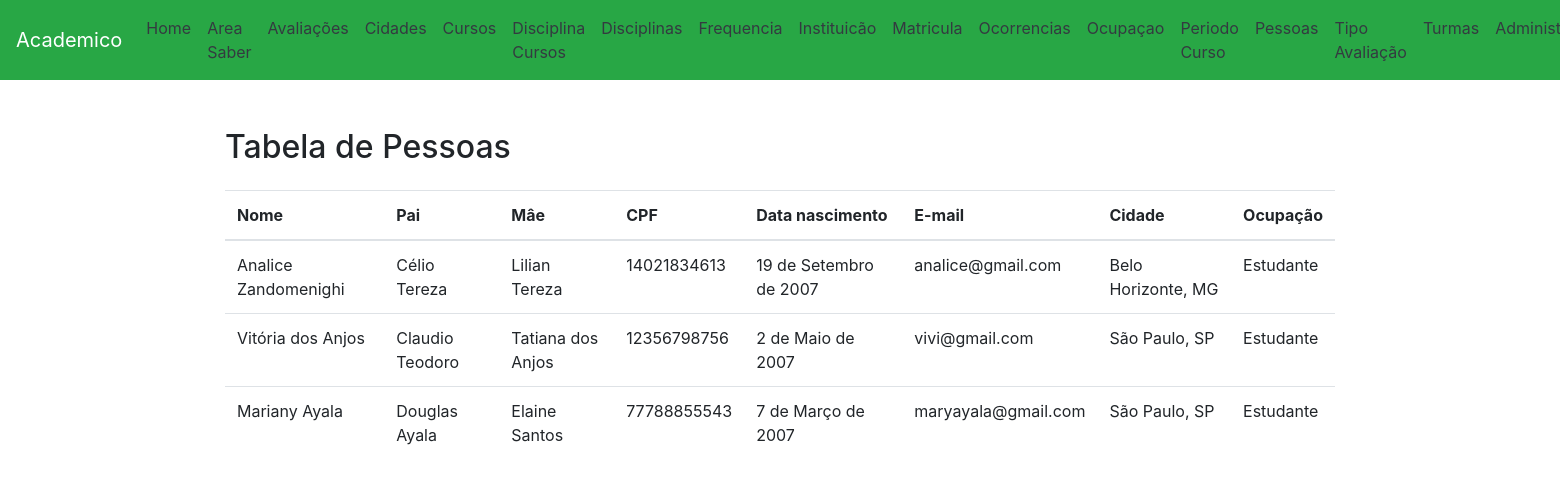
The app's page /pessoas/ with its own data.
### app/models.py (models this page shows, shortened)
class Pessoa(models.Model):
    nome = models.CharField(max_length=100, verbose_name="Nome da pessoa")
    pai = models.CharField(max_length=100, verbose_name="Nome do pai")
    mae = models.CharField(max_length=100, verbose_name="Nome da mãe")
    cpf = models.CharField(max_length=11, verbose_name="CPF")
    data_nasc = models.DateField(verbose_name="Data de nascimento")
    email = models.CharField(max_length=100, verbose_name="Email")
    cidade = models.ForeignKey(Cidade, on_delete=models.CASCADE, verbose_name="Cidade")
    ocupacao = models.ForeignKey(Ocupacao, on_delete=models.CASCADE, verbose_name="Ocupaçao")
    class Meta:
        verbose_name = "Pessoa"
        verbose_name_plural = "Pessoas"

class Cidade(models.Model):
    nome = models.CharField(max_length=100, verbose_name="Nome da cidade")
    uf = models.CharField(max_length=2, verbose_name="UF")
    def __str__(self):
        return f"{self.nome}, {self.uf}"
    class Meta:
        verbose_name = "Cidade"
        verbose_name_plural = "Cidades"

class Ocupacao(models.Model):
    nome = models.CharField(max_length=100, verbose_name="Nome da ocupação")
    def __str__(self):
        return f"{self.nome}"
    class Meta:
        verbose_name = "Ocupação"
        verbose_name_plural = "Ocupações"

### app/views.py (the view)
# urls.py: path('pessoas/', PessoasView.as_view(), name='pessoa'),
class PessoasView(View):
    def get(self, request, *args, **kwargs):
        pessoa = Pessoa.objects.all()
        return render(request, 'pessoas.html', {'pessoas' : pessoa})

### app/templates/pessoas.html (shortened to what this page needs)
<!DOCTYPE html>
<html lang="pt-BR">
<head>
    <link rel="stylesheet" href="https://maxcdn.bootstrapcdn.com/bootstrap/4.5.2/css/bootstrap.min.css">
</head>
<body>
    <nav class="navbar navbar-expand-lg navbar-dark bg-success">
        <a class="navbar-brand" href="/">Academico</a>
<div class="collapse navbar-collapse" id="navbarNav">
<ul class="navbar-nav">
    <li class="nav-item">
        <a class="nav-link text-dark" href="/">Home</a>
    </li>
    <li class="nav-item">
        <a class="nav-link text-dark" href="/area_saber/">Area Saber</a>
    </li>
    <li class="nav-item">
        <a class="nav-link text-dark" href="/avaliacoes/">Avaliações</a>
    </li>
    <li class="nav-item">
        <a class="nav-link text-dark" href="/cidades/">Cidades</a>
    </li>
    <li class="nav-item">
        <a class="nav-link text-dark" href="/cursos/">Cursos</a>
    </li>
    <li class="nav-item">
        <a class="nav-link text-dark" href="/disciplina_cursos/">Disciplina Cursos</a>
    </li>
    <li class="nav-item">
        <a class="nav-link text-dark" href="/disciplinas/">Disciplinas</a>
    </li>
    <li class="nav-item">
        <a class="nav-link text-dark" href="/frequencia/">Frequencia</a>
    </li>
    <li class="nav-item">
        <a class="nav-link text-dark" href="/instituicao/">Instituicão</a>
    </li>
    <li class="nav-item">
        <a class="nav-link text-dark" href="/matricula/">Matricula</a>
    </li>
    <li class="nav-item">
        <a class="nav-link text-dark" href="/ocorrencias/">Ocorrencias</a>
    </li>
    <li class="nav-item">
        <a class="nav-link text-dark" href="/ocupacao/">Ocupaçao</a>
    </li>
    <li class="nav-item">
        <a class="nav-link text-dark" href="/periodo_cursos/">Periodo Curso</a>
    </li>
    <li class="nav-item">
        <a class="nav-link text-dark" href="/pessoas/">Pessoas</a>
    </li>
    <li class="nav-item">
        <a class="nav-link text-dark" href="/tipo_avaliacao/">Tipo Avaliação</a>
    </li>
    <li class="nav-item">
        <a class="nav-link text-dark" href="/turmas/">Turmas</a>
    </li>
    <li class="nav-item">
        <a class="nav-link text-dark" href="/admin/">Administração</a>
    </li>
</ul>
</div>
</nav>
<div class="container mt-5">
    <h2 class="mb-4">Tabela de Pessoas</h2>
<table class="table">
    <thead>
        <tr>
        <th scope="col">Nome</th>
        <th scope="col">Pai</th>
        <th scope="col">Mâe</th>
        <th scope="col">CPF</th>
        <th scope="col">Data nascimento</th>
        <th scope="col">E-mail</th>
        <th scope="col">Cidade</th>
        <th scope="col">Ocupação</th>
        </tr>
    </thead>
    <tbody>
    {% for pessoa in pessoas %}
    <tr>
    <td>{{ pessoa.nome }}</td>
    <td>{{ pessoa.pai}}</td>
    <td>{{ pessoa.mae}}</td>
    <td>{{ pessoa.cpf }}</td>
    <td>{{ pessoa.data_nasc }}</td>
    <td>{{ pessoa.email }}</td>
    <td>{{ pessoa.cidade }}</td>
    <td>{{ pessoa.ocupacao }}</td>
    </tr>
    {% endfor %}
    </tbody>
</table>
</div>
</body>
</html>

### records on screen
Pessoa: nome "Analice Zandomenighi", pai "Célio Tereza", mae "Lilian Tereza", cpf "14021834613", data_nasc "19 de Setembro de 2007", email "analice@gmail.com", cidade "Belo Horizonte, MG", ocupacao "Estudante"
Pessoa: nome "Vitória dos Anjos", pai "Claudio Teodoro", mae "Tatiana dos Anjos", cpf "12356798756", data_nasc "2 de Maio de 2007", email "vivi@gmail.com", cidade "São Paulo, SP", ocupacao "Estudante"
Pessoa: nome "Mariany Ayala", pai "Douglas Ayala", mae "Elaine Santos", cpf "77788855543", data_nasc "7 de Março de 2007", email "maryayala@gmail.com", cidade "São Paulo, SP", ocupacao "Estudante"
